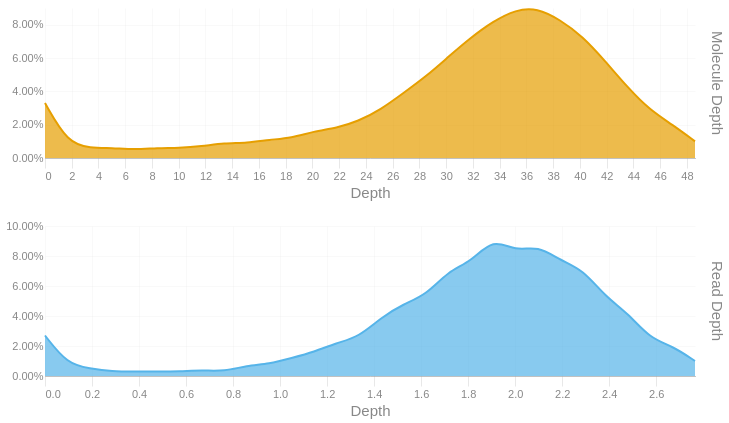

Notebook code for this chart:
### Code cell
readdep = depth_hist(tb['Read Depth'], q99, 3)
readdep = readdep.with_columns(pl.lit('Read Depth').alias('Metric'))
if not SKIPLR:
    moldep = depth_hist(tb['Molecule Depth'], mol_q99, 1)
    moldep = moldep.with_columns(pl.lit('Molecule Depth').alias('Metric'))
    _hist = pl.concat([readdep, moldep])
    _hist = _hist.filter(pl.col('Proportion') != 0)
    with SafeRender(_hist):
        (
            alt.Chart(_hist)        
            .mark_area(interpolate = "basis")
            .encode(
                x=alt.X('Bin:Q').scale(domainMin=0).axis(alt.Axis(title='Depth')),
                y = alt.Y('Proportion:Q', title = None).axis(format = '.2%'),
                color = alt.Color('Metric:N').legend(None),
                row = alt.Row("Metric:N").header(title = None, labelOrient = 'right'),
                tooltip = [
                    alt.Tooltip("Metric:N", title = "Metric"),
                    alt.Tooltip('Interval:N', title = "Depth Interval"),
                    alt.Tooltip('Proportion:Q', title = "% Alignments").format('.2%')
                ]
            )
            .resolve_scale(x='independent', y='independent')
            .properties(
                height = 150, width = 650,
                usermeta={'embedOptions': {'downloadFileName': f'{samplename}.depth.hist'}}
            )
        ).display()
else:
    readdep = readdep.filter(pl.col('Proportion') != 0)
    with SafeRender(readdep):
        (
            alt.Chart(readdep)        
            .mark_area(interpolate = "basis")
            .encode(
                x=alt.X('Bin:Q').scale(domainMin=0).axis(alt.Axis(title='Depth')),
                y = alt.Y('Proportion:Q', title = None).axis(format = '.2%'),
                tooltip = [
                    alt.Tooltip('Interval:N', title = "Depth Interval"),
                    alt.Tooltip('Proportion:Q', title = "% Alignments").format('.2%')
                ]
            )
            .properties(
                usermeta={'embedOptions': {'downloadFileName': f'{samplename}.depth.hist'}}
            )
        ).display()

### Figure 1 — Vega-Lite specification as saved in the notebook (floating-point values rounded to 4 significant figures)
{"width": 650, "height": 150, "config": {"title": {"anchor": "start", "dy": -15, "fontSize": 18, "color": "#888888", "subtitleColor": "#888888", "subtitleFontSize": 14}, "arc": {"fill": "#0072B2"}, "axis": {"domainColor": "#888888", "domainWidth": 0.5, "gridWidth": 0.2, "grid": false, "titleFontWeight": 400, "titleFontSize": 15, "labelFontSize": 11, "labelColor": "#888888", "tickColor": "#888888", "tickWidth": 0.2, "titleColor": "#888888"}, "axisBand": {"grid": false}, "axisX": {"grid": true, "tickSize": 10, "domainCap": "round"}, "axisY": {"domain": false, "grid": true, "tickSize": 0, "domainCap": "round"}, "background": "transparent", "header": {"labelFontSize": 15, "labelColor": "#888888", "titleFontSize": 15, "titleFontWeight": 600, "titleColor": "#888888"}, "legend": {"labelFont": "sans-serif", "labelFontSize": 12, "labelColor": "#888888", "symbolSize": 100, "symbolType": "circle", "titleFontSize": 12, "titlePadding": 10, "titleColor": "#888888", "title": null}, "range": {"category": ["#E69F00", "#56B4E9", "#009E73", "#F0E442", "#0072B2", "#D55E00", "#CC79A7", "#000000"], "diverging": ["#cfe8f3", "#a2d4ec", "#73bfe2", "#46abdb", "#1696d2", "#12719e"]}, "area": {"fill": "#0072B2", "fillOpacity": 0.7, "line": true, "strokeOpacity": 0.7}, "line": {"color": "#0072B2", "stroke": "#0072B2", "strokeWidth": 2}, "trail": {"color": "#0072B2", "stroke": "#0072B2", "strokeWidth": 0, "size": 1}, "point": {"filled": true, "fillOpacity": 1.0, "size": 95}, "text": {"color": "#888888", "fontSize": 11, "align": "right", "fontWeight": 400, "size": 11}, "bar": {"fill": "#0072B2", "stroke": null}, "view": {"stroke": null, "continuousWidth": 660, "continuousHeight": 400}}, "data": {"name": "data-fc4b75a7351ff57910af84093cc3cc33"}, "mark": {"type": "area", "interpolate": "basis"}, "encoding": {"color": {"field": "Metric", "legend": null, "type": "nominal"}, "row": {"field": "Metric", "header": {"title": null, "labelOrient": "right"}, "type": "nominal"}, "tooltip": [{"field": "Metric", "title": "Metric", "type": "nominal"}, {"field": "Interval", "title": "Depth Interval", "type": "nominal"}, {"field": "Proportion", "format": ".2%", "title": "% Alignments", "type": "quantitative"}], "x": {"axis": {"title": "Depth"}, "field": "Bin", "scale": {"domainMin": 0}, "type": "quantitative"}, "y": {"axis": {"format": ".2%"}, "field": "Proportion", "title": null, "type": "quantitative"}}, "resolve": {"scale": {"x": "independent", "y": "independent"}}, "usermeta": {"embedOptions": {"downloadFileName": "S6_Waccamaw_1687.depth.hist"}}, "$schema": "https://vega.github.io/schema/vega-lite/v6.1.0.json", "datasets": {"data-fc4b75a7351ff57910af84093cc3cc33": [{"Bin": 0.0, "Interval": "0.0-0.095", "Proportion": 0.027, "Metric": "Read Depth"}, {"Bin": 0.095, "Interval": "0.095-0.191", "Proportion": 0.008, "Metric": "Read Depth"}, {"Bin": 0.191, "Interval": "0.191-0.286", "Proportion": 0.005, "Metric": "Read Depth"}, {"Bin": 0.286, "Interval": "0.286-0.381", "Proportion": 0.003, "Metric": "Read Depth"}, {"Bin": 0.381, "Interval": "0.381-0.477", "Proportion": 0.003, "Metric": "Read Depth"}, {"Bin": 0.477, "Interval": "0.477-0.572", "Proportion": 0.003, "Metric": "Read Depth"}, {"Bin": 0.572, "Interval": "0.572-0.667", "Proportion": 0.003, "Metric": "Read Depth"}, {"Bin": 0.667, "Interval": "0.667-0.763", "Proportion": 0.004, "Metric": "Read Depth"}, {"Bin": 0.763, "Interval": "0.763-0.858", "Proportion": 0.003, "Metric": "Read Depth"}, {"Bin": 0.858, "Interval": "0.858-0.953", "Proportion": 0.007, "Metric": "Read Depth"}, {"Bin": 0.953, "Interval": "0.953-1.049", "Proportion": 0.008, "Metric": "Read Depth"}, {"Bin": 1.049, "Interval": "1.049-1.144", "Proportion": 0.012, "Metric": "Read Depth"}, {"Bin": 1.144, "Interval": "1.144-1.239", "Proportion": 0.016, "Metric": "Read Depth"}, {"Bin": 1.239, "Interval": "1.239-1.335", "Proportion": 0.022, "Metric": "Read Depth"}, {"Bin": 1.335, "Interval": "1.335-1.43", "Proportion": 0.026, "Metric": "Read Depth"}, {"Bin": 1.43, "Interval": "1.43-1.525", "Proportion": 0.039, "Metric": "Read Depth"}, {"Bin": 1.525, "Interval": "1.525-1.621", "Proportion": 0.048, "Metric": "Read Depth"}, {"Bin": 1.621, "Interval": "1.621-1.716", "Proportion": 0.054, "Metric": "Read Depth"}, {"Bin": 1.716, "Interval": "1.716-1.811", "Proportion": 0.07, "Metric": "Read Depth"}, {"Bin": 1.811, "Interval": "1.811-1.907", "Proportion": 0.076, "Metric": "Read Depth"}, {"Bin": 1.907, "Interval": "1.907-2.002", "Proportion": 0.092, "Metric": "Read Depth"}, {"Bin": 2.002, "Interval": "2.002-2.097", "Proportion": 0.083, "Metric": "Read Depth"}, {"Bin": 2.097, "Interval": "2.097-2.193", "Proportion": 0.087, "Metric": "Read Depth"}, {"Bin": 2.193, "Interval": "2.193-2.288", "Proportion": 0.077, "Metric": "Read Depth"}, {"Bin": 2.288, "Interval": "2.288-2.383", "Proportion": 0.071, "Metric": "Read Depth"}, {"Bin": 2.383, "Interval": "2.383-2.479", "Proportion": 0.053, "Metric": "Read Depth"}, {"Bin": 2.479, "Interval": "2.479-2.574", "Proportion": 0.042, "Metric": "Read Depth"}, {"Bin": 2.574, "Interval": "2.574-2.669", "Proportion": 0.025, "Metric": "Read Depth"}, {"Bin": 2.669, "Interval": "2.669-2.765", "Proportion": 0.02, "Metric": "Read Depth"}, {"Bin": 2.765, "Interval": "2.765-2.86", "Proportion": 0.01, "Metric": "Read Depth"}, {"Bin": 0.0, "Interval": "0.0-1.7", "Proportion": 0.033, "Metric": "Molecule Depth"}, {"Bin": 1.7, "Interval": "1.7-3.4", "Proportion": 0.009, "Metric": "Molecule Depth"}, {"Bin": 3.4, "Interval": "3.4-5.0", "Proportion": 0.006, "Metric": "Molecule Depth"}, {"Bin": 5.0, "Interval": "5.0-6.7", "Proportion": 0.006, "Metric": "Molecule Depth"}, {"Bin": 6.7, "Interval": "6.7-8.4", "Proportion": 0.005, "Metric": "Molecule Depth"}, {"Bin": 8.4, "Interval": "8.4-10.0", "Proportion": 0.006, "Metric": "Molecule Depth"}, {"Bin": 10.0, "Interval": "10.0-11.7", "Proportion": 0.006, "Metric": "Molecule Depth"}, {"Bin": 11.7, "Interval": "11.7-13.4", "Proportion": 0.007, "Metric": "Molecule Depth"}, {"Bin": 13.4, "Interval": "13.4-15.1", "Proportion": 0.009, "Metric": "Molecule Depth"}, {"Bin": 15.1, "Interval": "15.1-16.8", "Proportion": 0.009, "Metric": "Molecule Depth"}, {"Bin": 16.8, "Interval": "16.8-18.4", "Proportion": 0.011, "Metric": "Molecule Depth"}, {"Bin": 18.4, "Interval": "18.4-20.1", "Proportion": 0.012, "Metric": "Molecule Depth"}, {"Bin": 20.1, "Interval": "20.1-21.8", "Proportion": 0.016, "Metric": "Molecule Depth"}, {"Bin": 21.8, "Interval": "21.8-23.4", "Proportion": 0.018, "Metric": "Molecule Depth"}, {"Bin": 23.4, "Interval": "23.4-25.1", "Proportion": 0.022, "Metric": "Molecule Depth"}, {"Bin": 25.1, "Interval": "25.1-26.8", "Proportion": 0.029, "Metric": "Molecule Depth"}, {"Bin": 26.8, "Interval": "26.8-28.5", "Proportion": 0.039, "Metric": "Molecule Depth"}, {"Bin": 28.5, "Interval": "28.5-30.2", "Proportion": 0.049, "Metric": "Molecule Depth"}, {"Bin": 30.2, "Interval": "30.2-31.8", "Proportion": 0.061, "Metric": "Molecule Depth"}, {"Bin": 31.8, "Interval": "31.8-33.5", "Proportion": 0.072, "Metric": "Molecule Depth"}, {"Bin": 33.5, "Interval": "33.5-35.2", "Proportion": 0.082, "Metric": "Molecule Depth"}, {"Bin": 35.2, "Interval": "35.2-36.8", "Proportion": 0.089, "Metric": "Molecule Depth"}, {"Bin": 36.8, "Interval": "36.8-38.5", "Proportion": 0.09, "Metric": "Molecule Depth"}, {"Bin": 38.5, "Interval": "38.5-40.2", "Proportion": 0.083, "Metric": "Molecule Depth"}, {"Bin": 40.2, "Interval": "40.2-41.9", "Proportion": 0.073, "Metric": "Molecule Depth"}, {"Bin": 41.9, "Interval": "41.9-43.6", "Proportion": 0.058, "Metric": "Molecule Depth"}, {"Bin": 43.6, "Interval": "43.6-45.2", "Proportion": 0.042, "Metric": "Molecule Depth"}, {"Bin": 45.2, "Interval": "45.2-46.9", "Proportion": 0.029, "Metric": "Molecule Depth"}, {"Bin": 46.9, "Interval": "46.9-48.6", "Proportion": 0.02, "Metric": "Molecule Depth"}, {"Bin": 48.6, "Interval": "48.6-50.25", "Proportion": 0.01, "Metric": "Molecule Depth"}]}}
